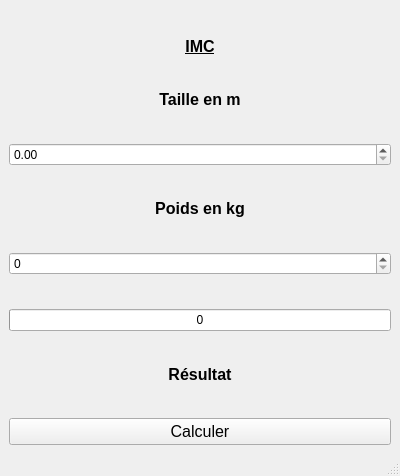
<?xml version="1.0" encoding="UTF-8"?>
<ui version="4.0">
 <class>MainWindow</class>
 <widget class="QMainWindow" name="MainWindow">
  <property name="geometry">
   <rect>
    <x>0</x>
    <y>0</y>
    <width>400</width>
    <height>476</height>
   </rect>
  </property>
  <property name="windowTitle">
   <string>BMI Calculator</string>
  </property>
  <widget class="QWidget" name="centralwidget">
   <layout class="QVBoxLayout" name="verticalLayout_2">
    <item>
     <layout class="QVBoxLayout" name="verticalLayout">
      <item>
       <spacer name="verticalSpacer">
        <property name="orientation">
         <enum>Qt::Vertical</enum>
        </property>
        <property name="sizeHint" stdset="0">
         <size>
          <width>20</width>
          <height>40</height>
         </size>
        </property>
       </spacer>
      </item>
      <item>
       <widget class="QLabel" name="labelTitre">
        <property name="font">
         <font>
          <pointsize>12</pointsize>
          <weight>75</weight>
          <bold>true</bold>
          <underline>true</underline>
         </font>
        </property>
        <property name="text">
         <string>IMC</string>
        </property>
        <property name="alignment">
         <set>Qt::AlignCenter</set>
        </property>
       </widget>
      </item>
      <item>
       <spacer name="verticalSpacer_2">
        <property name="orientation">
         <enum>Qt::Vertical</enum>
        </property>
        <property name="sizeHint" stdset="0">
         <size>
          <width>20</width>
          <height>40</height>
         </size>
        </property>
       </spacer>
      </item>
      <item>
       <widget class="QLabel" name="labelTaille">
        <property name="font">
         <font>
          <pointsize>12</pointsize>
          <weight>75</weight>
          <bold>true</bold>
         </font>
        </property>
        <property name="text">
         <string>Taille en m</string>
        </property>
        <property name="alignment">
         <set>Qt::AlignCenter</set>
        </property>
       </widget>
      </item>
      <item>
       <spacer name="verticalSpacer_7">
        <property name="orientation">
         <enum>Qt::Vertical</enum>
        </property>
        <property name="sizeHint" stdset="0">
         <size>
          <width>20</width>
          <height>40</height>
         </size>
        </property>
       </spacer>
      </item>
      <item>
       <widget class="QDoubleSpinBox" name="doubleSpinBoxTaille">
        <property name="decimals">
         <number>2</number>
        </property>
        <property name="maximum">
         <double>3.000000000000000</double>
        </property>
        <property name="singleStep">
         <double>0.100000000000000</double>
        </property>
       </widget>
      </item>
      <item>
       <spacer name="verticalSpacer_6">
        <property name="orientation">
         <enum>Qt::Vertical</enum>
        </property>
        <property name="sizeHint" stdset="0">
         <size>
          <width>20</width>
          <height>40</height>
         </size>
        </property>
       </spacer>
      </item>
      <item>
       <widget class="QLabel" name="labelKg">
        <property name="font">
         <font>
          <pointsize>12</pointsize>
          <weight>75</weight>
          <bold>true</bold>
         </font>
        </property>
        <property name="text">
         <string>Poids en kg</string>
        </property>
        <property name="alignment">
         <set>Qt::AlignCenter</set>
        </property>
       </widget>
      </item>
      <item>
       <spacer name="verticalSpacer_5">
        <property name="orientation">
         <enum>Qt::Vertical</enum>
        </property>
        <property name="sizeHint" stdset="0">
         <size>
          <width>20</width>
          <height>40</height>
         </size>
        </property>
       </spacer>
      </item>
      <item>
       <widget class="QSpinBox" name="spinBoxPoids">
        <property name="maximum">
         <number>180</number>
        </property>
       </widget>
      </item>
      <item>
       <spacer name="verticalSpacer_4">
        <property name="orientation">
         <enum>Qt::Vertical</enum>
        </property>
        <property name="sizeHint" stdset="0">
         <size>
          <width>20</width>
          <height>40</height>
         </size>
        </property>
       </spacer>
      </item>
      <item>
       <widget class="QProgressBar" name="progressBar">
        <property name="maximum">
         <number>100</number>
        </property>
        <property name="value">
         <number>0</number>
        </property>
        <property name="textVisible">
         <bool>true</bool>
        </property>
        <property name="format">
         <string>%p</string>
        </property>
       </widget>
      </item>
      <item>
       <spacer name="verticalSpacer_3">
        <property name="orientation">
         <enum>Qt::Vertical</enum>
        </property>
        <property name="sizeHint" stdset="0">
         <size>
          <width>20</width>
          <height>40</height>
         </size>
        </property>
       </spacer>
      </item>
      <item>
       <widget class="QLabel" name="labelResultat">
        <property name="font">
         <font>
          <pointsize>12</pointsize>
          <weight>75</weight>
          <bold>true</bold>
         </font>
        </property>
        <property name="text">
         <string>Résultat</string>
        </property>
        <property name="alignment">
         <set>Qt::AlignCenter</set>
        </property>
       </widget>
      </item>
      <item>
       <spacer name="verticalSpacer_8">
        <property name="orientation">
         <enum>Qt::Vertical</enum>
        </property>
        <property name="sizeHint" stdset="0">
         <size>
          <width>20</width>
          <height>40</height>
         </size>
        </property>
       </spacer>
      </item>
      <item alignment="Qt::AlignBottom">
       <widget class="QPushButton" name="pushButton">
        <property name="font">
         <font>
          <pointsize>12</pointsize>
          <weight>50</weight>
          <bold>false</bold>
         </font>
        </property>
        <property name="text">
         <string>Calculer</string>
        </property>
       </widget>
      </item>
     </layout>
    </item>
   </layout>
  </widget>
  <widget class="QStatusBar" name="statusbar"/>
 </widget>
 <resources/>
 <connections/>
</ui>
